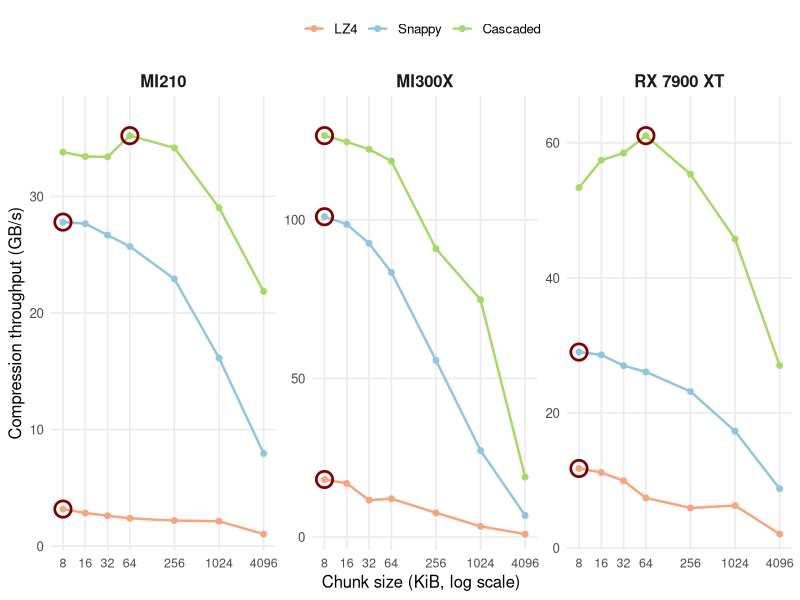
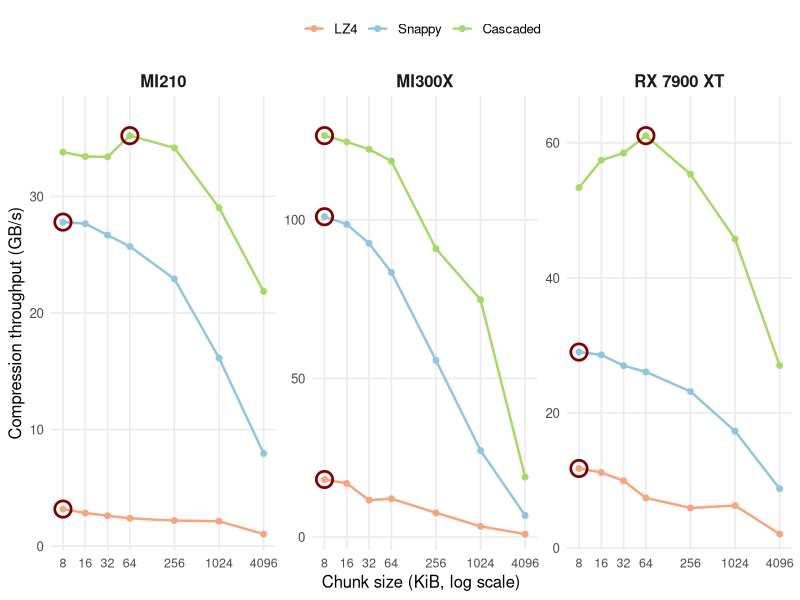

R code for these plots, in order:
suppressMessages({
  library(ggplot2); library(dplyr); library(scales)
})

chunks <- c(8, 16, 32, 64, 256, 1024, 4096)   # KiB (128K not in the sweep)
mk <- function(gpu, algo, v) data.frame(gpu = gpu, algo = algo,
                                        chunk = chunks, thr = v)

# Large TTI, baseline, kernel-only compression throughput (GB/s) -- chunk_sweeps.csv
df <- rbind(
  mk("RX 7900 XT", "LZ4",      c(11.78, 11.19,  9.95,  7.42,  5.94,  6.29,  2.06)),
  mk("RX 7900 XT", "Snappy",   c(29.02, 28.60, 27.00, 26.08, 23.18, 17.30,  8.78)),
  mk("RX 7900 XT", "Cascaded", c(53.37, 57.42, 58.49, 61.06, 55.34, 45.75, 27.03)),
  mk("MI300X",     "LZ4",      c(18.13, 16.89, 11.61, 12.07,  7.62,  3.35,  0.90)),
  mk("MI300X",     "Snappy",   c(100.98, 98.59, 92.57, 83.42, 55.71, 27.27,  6.78)),
  mk("MI300X",     "Cascaded", c(126.54, 124.56, 122.23, 118.49, 90.87, 74.82, 18.87)),
  mk("MI210",      "LZ4",      c( 3.18,  2.84,  2.61,  2.39,  2.19,  2.14,  1.03)),
  mk("MI210",      "Snappy",   c(27.80, 27.67, 26.68, 25.71, 22.92, 16.14,  7.95)),
  mk("MI210",      "Cascaded", c(33.80, 33.43, 33.40, 35.22, 34.17, 29.04, 21.85))
)

gpu_lv  <- c("MI210", "MI300X", "RX 7900 XT")
algo_lv <- c("LZ4", "Snappy", "Cascaded")
df$gpu  <- factor(df$gpu,  levels = gpu_lv)
df$algo <- factor(df$algo, levels = algo_lv)

# c* = empirical optimum (max kernel throughput) per (GPU, codec)
cstar <- df %>% group_by(gpu, algo) %>%
  slice_max(thr, n = 1, with_ties = FALSE) %>% ungroup()

pal  <- c("LZ4" = "#F4A582", "Snappy" = "#92C5DE", "Cascaded" = "#A6D96A")
ring <- "#7F0000"

p <- ggplot(df, aes(chunk, thr, color = algo)) +
  geom_line(linewidth = 0.85) +
  geom_point(size = 1.7) +
  geom_point(data = cstar, shape = 21, size = 4.6, stroke = 1.4,
             fill = NA, color = ring) +
  facet_wrap(~gpu, scales = "free_y", nrow = 1) +
  scale_x_continuous(trans = "log2", breaks = chunks, labels = chunks,
                     expand = expansion(mult = 0.06)) +
  scale_y_continuous(expand = expansion(mult = c(0.04, 0.10))) +
  scale_color_manual(values = pal, name = NULL) +
  labs(x = "Chunk size (KiB, log scale)",
       y = "Compression throughput (GB/s)") +
  theme_minimal(base_size = 12) +
  theme(legend.position = "top",
        panel.grid.minor = element_blank(),
        strip.text  = element_text(face = "bold", size = 12),
        axis.text.x = element_text(size = 9))

ggsave("fig-chunk-csize.pdf", p, width = 9.0, height = 3.3, device = cairo_pdf)
ggsave("fig-chunk-csize.png", p, width = 9.0, height = 3.3, dpi = 150, bg = "white")
